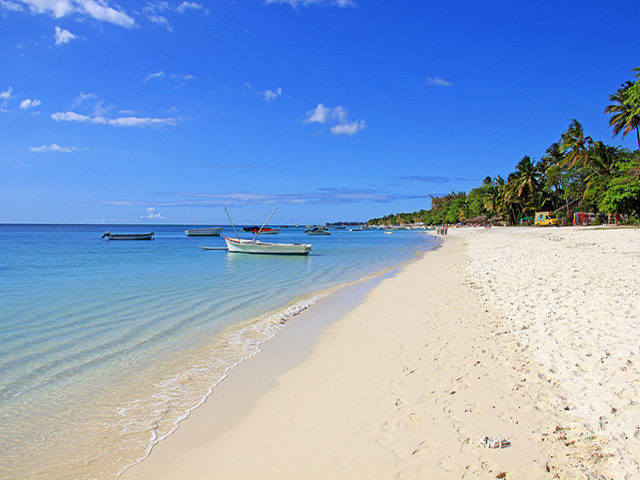
#> input picture DIP/ch11/images/beach.png, 640 x 480 px
$ python k_means_clustering.py
#> lines starting #> are read from the running program, lines starting #| are printed output that depends on the picture
import cv2
import numpy as np

image = cv2.imread("images/beach.png")
#> image is the input picture: shape (480, 640, 3); mean B, G, R 202.2, 162.2, 134.6
image = cv2.cvtColor(image, cv2.COLOR_BGR2RGB)

pixel_values = image.reshape((-1, 3))
pixel_values = np.float32(pixel_values)

criteria = (cv2.TERM_CRITERIA_EPS + cv2.TERM_CRITERIA_MAX_ITER, 100, 0.2)
k = 3
_, labels, center = cv2.kmeans(pixel_values, k, None, criteria, 10, cv2.KMEANS_RANDOM_CENTERS)
#> center = [[73.89, 133.3, 225.3], [67.04, 71.68, 42.73], [217.3, 208.7, 193.8]]

centers = np.uint8(center)
#> centers = [[73, 133, 225], [67, 71, 42], [217, 208, 193]]

segmented_image = centers[labels.flatten()]
segmented_image = segmented_image.reshape(image.shape)
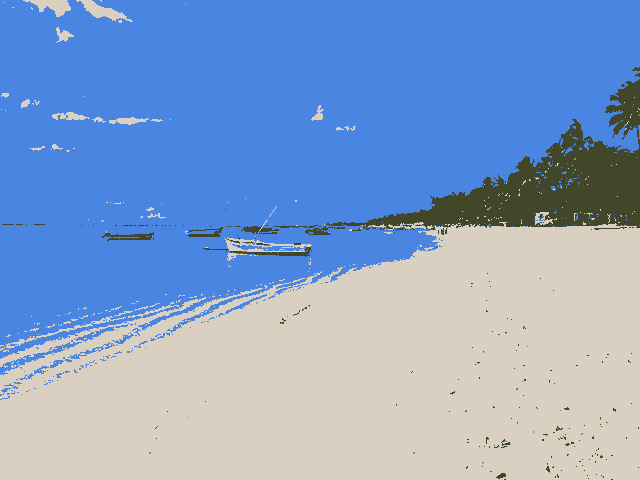
#> segmented_image: shape (480, 640, 3); mean R, G, B 134.1, 161.7, 201.6

cv2.imshow("Original Image", cv2.cvtColor(image, cv2.COLOR_BGR2RGB))
cv2.imshow("Segmented Image", cv2.cvtColor(segmented_image, cv2.COLOR_RGB2BGR))
cv2.waitKey(0)
cv2.destroyAllWindows()
